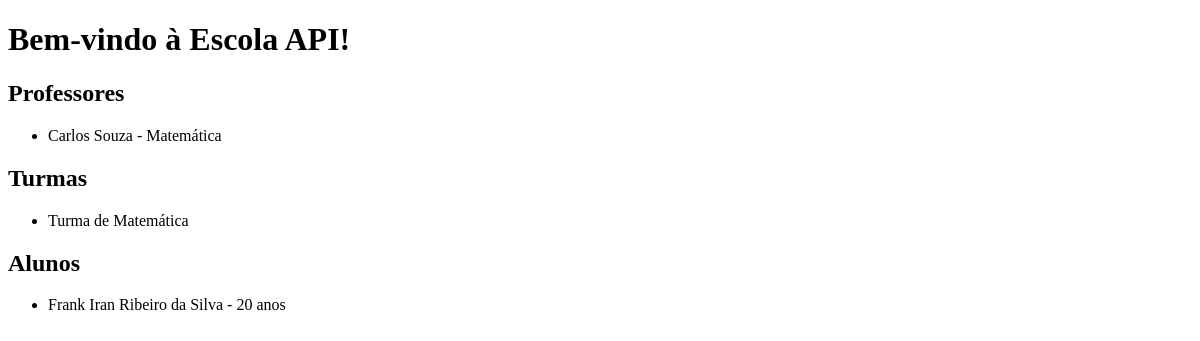
Before: / with the older database file.
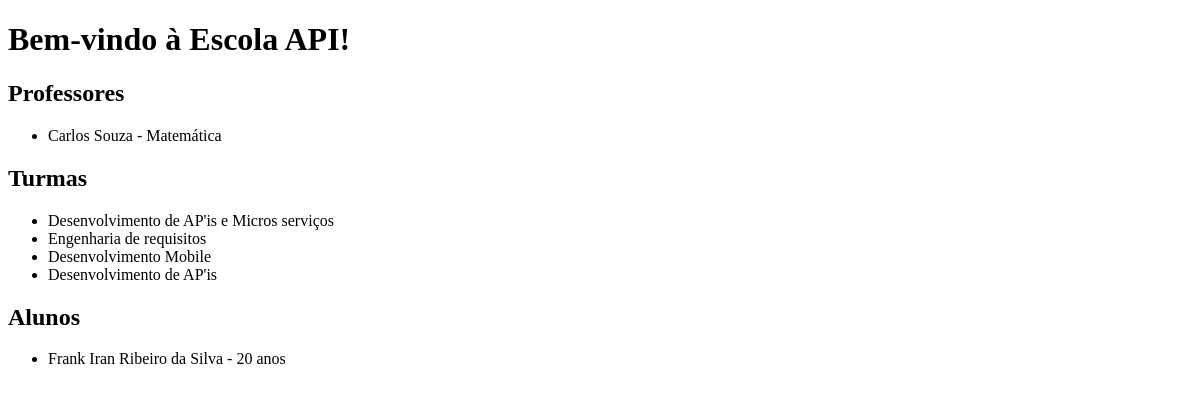
After: the same page with the newer database file.
### app/models.py (models this page shows)
class Professor(db.Model):
    __tablename__ = 'professores'
    id = db.Column(db.Integer, primary_key=True)
    nome = db.Column(db.String(50), nullable=False)
    idade = db.Column(db.Integer)
    materia = db.Column(db.String(50))
    observacoes = db.Column(db.Text)
    turmas = db.relationship('Turma', backref='professor', lazy=True)

class Turma(db.Model):
    __tablename__ = 'turmas'
    id = db.Column(db.Integer, primary_key=True)
    descricao = db.Column(db.String(100), nullable=False)
    status = db.Column(db.Boolean, default=True)
    professor_id = db.Column(db.Integer, db.ForeignKey(
        'professores.id'), nullable=False)
    alunos = db.relationship('Aluno', backref='turma', lazy="select")

class Aluno(db.Model):
    __tablename__ = 'alunos'
    id = db.Column(db.Integer, primary_key=True)
    nome = db.Column(db.String(50), nullable=False)
    idade = db.Column(db.Integer)
    data_nascimento = db.Column(db.Date)
    nota_primeiro_semestre = db.Column(db.Float)
    nota_segundo_semestre = db.Column(db.Float)
    media_final = db.Column(db.Float)
    turma_id = db.Column(db.Integer, db.ForeignKey(
        'turmas.id'), nullable=False)

### app/routes.py (the view)
@app.route("/")
def index():
    professores = Professor.query.all()
    turmas = Turma.query.all()
    alunos = Aluno.query.all()
    return render_template('index.html', professores=professores,
                           turmas=turmas, alunos=alunos)

### app/templates/index.html (shortened to what this page needs)
<!DOCTYPE html>
<html lang="pt-BR">
<head>
</head>
<body>
    <h1>Bem-vindo à Escola API!</h1>
    <h2>Professores</h2>
    <ul>
        {% for professor in professores %}
            <li>{{ professor.nome }} - {{ professor.materia }}</li>
        {% else %}
            <li>Nenhum professor encontrado.</li>
        {% endfor %}
    </ul>
    <h2>Turmas</h2>
    <ul>
        {% for turma in turmas %}
            <li>{{ turma.descricao }}</li>
        {% else %}
            <li>Nenhuma turma encontrada.</li>
        {% endfor %}
    </ul>
    <h2>Alunos</h2>
    <ul>
        {% for aluno in alunos %}
            <li>{{ aluno.nome }} - {{ aluno.idade }} anos</li>
        {% else %}
            <li>Nenhum aluno encontrado.</li>
        {% endfor %}
    </ul>
</body>
</html>

Changed rows visible on the page:
changed Turma: descricao "Turma de Matemática" → "Desenvolvimento de AP'is e Micros serviços"
added Turma: descricao "Engenharia de requisitos"
added Turma: descricao "Desenvolvimento Mobile"
added Turma: descricao "Desenvolvimento de AP'is"
